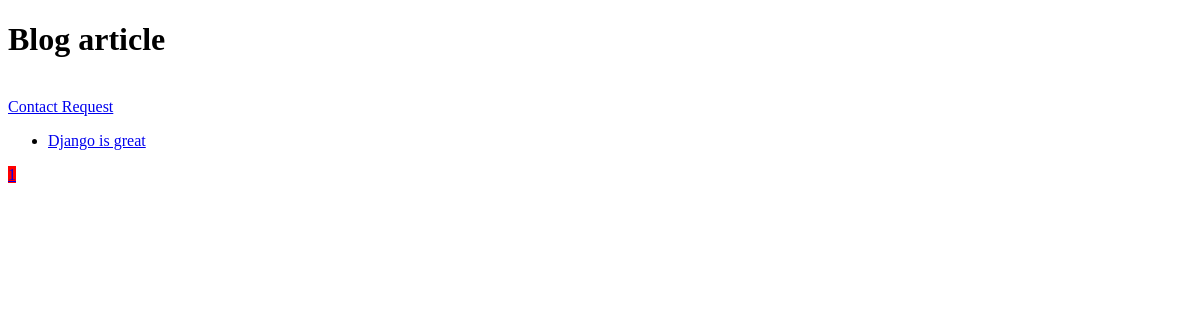
/, run on an earlier commit of the app's database.
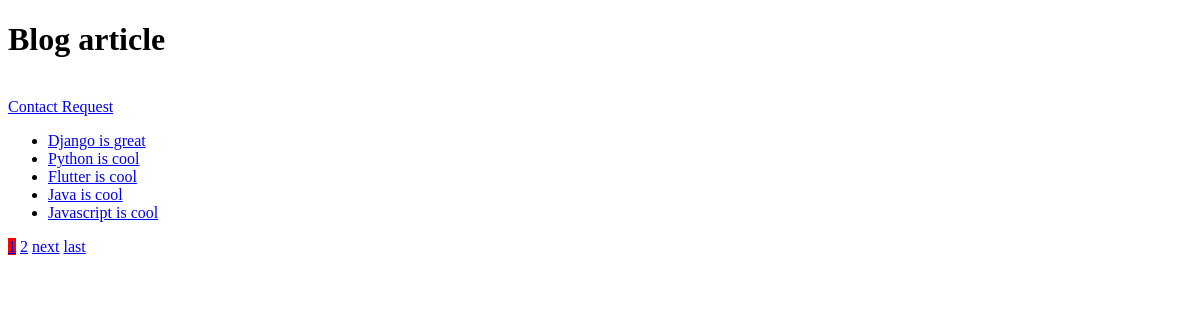
And on a later commit of the database.
### blog_app/models.py (models this page shows, shortened)
class Article(models.Model):
    title = models.CharField(max_length=200, blank=True, null=True)
    slug = models.SlugField(max_length=200, blank=True, null=True)
    content = models.TextField(max_length=900, blank=True, null=True)
    author = models.ForeignKey(User, on_delete=models.CASCADE, null=True)
    publications_datetime = models.DateTimeField(auto_now_add=True)
    switch = models.BooleanField(default=False, null=True, blank=True)

### blog_app/views.py (the view)
# urls.py: path('', views.ArticleListView.as_view(), name='article_list_view'),
class ArticleListView(View):
    template_name = 'blog_app/article.html'
    articles = Article.objects.all()
    def get(self, request, *args, **kwargs):
        page = 1
        if request.GET.get('page')!=None:
            page=request.GET.get('page')
            page=int(page)
        dd = Paginator(self.articles,5)
        articles = dd.get_page(page)
        return render(request, self.template_name, {'articles': articles}) #{'articles':self.queryset})

### blog_app/templates/blog_app/article.html (shortened to what this page needs)
<!DOCTYPE html>
<html lang="en">
<head>
</head>
<body>
    <h1>Blog article</h1>
    <br>
    <a href="/contact_view/">Contact Request</a>
    <ul>
    {% for article  in articles %}
    <li><a href="/article_detail_view/{{article.slug}}/{{article.id}}/" >{{article.title}}</a></li>
    {% endfor %}
</ul>
        {% for num in articles.paginator.page_range%}
        {% if num == articles.number %}
        <a href="?page={{num}}" style="background-color: red;">{{num}}</a>
        {% elif num > articles.number|add:'-3' and num < articles.number|add:'3' %}
        <a href="?page={{num}}">{{num}}</a>
        {% endif %}
        {% endfor%}
        {% if articles.has_next %}
        <a href="?page={{articles.next_page_number}}">next</a>
        <a href="?page={{articles.paginator.num_pages}}">last</a>
        {% endif%}
</body>
</html>

What changed in the data, as far as the page shows it:
added Article: title "Python is cool"
added Article: title "Flutter is cool"
added Article: title "Java is cool"
added Article: title "Javascript is cool"
Also different on the page:
new list line: "2"
text now shown: "next last"
